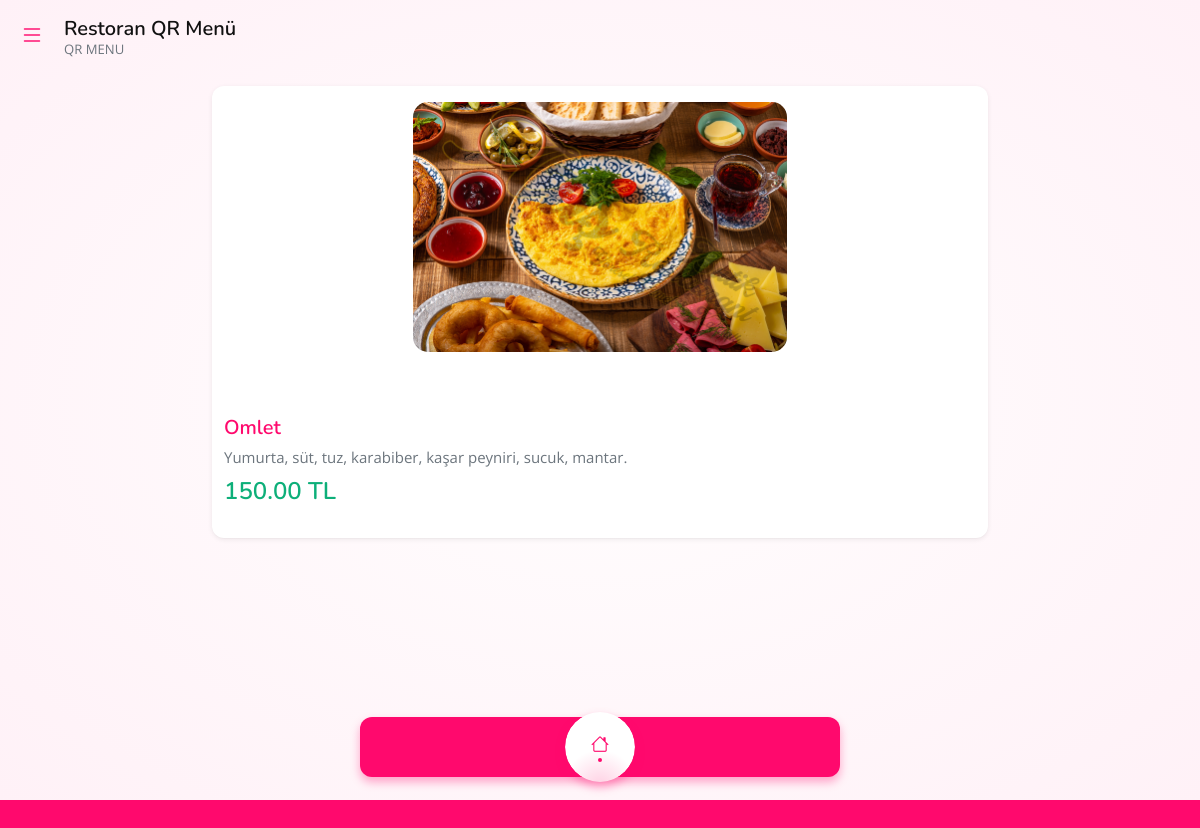
The app's page /urunView.php?id=2 with its own data.
### tables this page shows
CREATE TABLE `product_images` (
  `id` int(11) NOT NULL,
  `product_id` int(11) NOT NULL,
  `image_path` varchar(255) NOT NULL,
  `is_featured` tinyint(1) DEFAULT 0,
  `created_at` timestamp NOT NULL DEFAULT current_timestamp()
);

CREATE TABLE `products` (
  `id` int(11) NOT NULL,
  `name` varchar(255) NOT NULL,
  `description` text DEFAULT NULL,
  `price` decimal(10,2) NOT NULL,
  `category_id` int(11) DEFAULT NULL,
  `created_at` timestamp NOT NULL DEFAULT current_timestamp(),
  `updated_at` timestamp NOT NULL DEFAULT current_timestamp() ON UPDATE current_timestamp()
);

### urunView.php (the view, shortened to what this page needs)
<?php
require_once 'inc/main.php';
$productId = isset($_GET['id']) ? intval($_GET['id']) : null;
if (!$productId) {
    $errorMessage = "Geçersiz ürün ID.";
} else {
    $product = $db->prepare("SELECT * FROM products WHERE id = :id");
    $product->execute(['id' => $productId]);
    $product = $product->fetch(PDO::FETCH_ASSOC);
    if (!$product) {
        $errorMessage = "Ürün bulunamadı.";
    } else {
        $images = $db->prepare("SELECT image_path FROM product_images WHERE product_id = :id");
        $images->execute(['id' => $productId]);
        $images = $images->fetchAll(PDO::FETCH_ASSOC);
    }
}
?>
<main class="main vh-100">
    <div class="container-fluid h-100">
        <div class="row h-100 flex-column">
            <div class="col-12 mb-0">
                <header class="header row align-items-center">
                    <div class="col-auto pe-0">
                        <button class="btn btn-link btn-square menu-btn" type="button">
                            <i class="bi bi-list fs-4"></i>
                        </button>
                    </div>
                    <div class="col">
                        <div class="row align-items-center gx-2">
                            <div class="col-auto">
                                <h5 class="mb-0 mt-1">Restoran QR Menü</h5>
                                <p class="text-secondary small">QR MENU</p>
                            </div>
                        </div>
                    </div>
                </header>
            </div>
            <div class="col position-relative page-content">
                <div class="row justify-content-center">
                    <div class="col-12 col-md-10 col-lg-8 col-xxl-7 my-3">
                        <?php if (isset($errorMessage)): ?>
                            <div class="text-center py-5">
                                <h2 class="text-danger">Ürün Bulunamadı</h2>
                                <p class="text-muted">Aradığınız ürün mevcut değil veya kaldırılmış olabilir.</p>
                                <a href="/" class="btn btn-primary mt-3">Anasayfaya Dön</a>
                            </div>
                        <?php else: ?>
                            <div class="card border-0 position-relative z-index-1">
                                <div class="card-body">
                                    <div class="swiper imageswiper">
                                        <div class="swiper-wrapper pb-5">
                                            <?php foreach ($images as $image): ?>
                                            <div class="swiper-slide">
                                                <figure class="h-250 text-center">
                                                    <img src="uploads/<?= htmlspecialchars($image['image_path']) ?>" alt="<?= htmlspecialchars($product['name']) ?>" class="mh-100 rounded-image">
                                                </figure>
                                            </div>
                                            <?php endforeach; ?>
                                        </div>
                                    </div>
                                    <a class="text-normal d-block mb-2">
                                        <h5 class="text-color-theme"><?= htmlspecialchars($product['name']) ?></h5>
                                    </a>
                                    <p class="position-relative text-secondary">
                                        <?= htmlspecialchars($product['description']) ?>
                                    </p>
                                    <h4 class="text-green mb-3"><?= htmlspecialchars($product['price']) ?> TL</h4>
                                </div>
                            </div>
                        <?php endif; ?>
                    </div>
                </div>
            </div>
            <?php include 'inc/footer.php'; ?>
        </div>
    </div>
</main>

### urunView.php (style rules this page uses)
.rounded-image { border-radius: 15px; }

### records on screen
product_images: image_path (picture)
products: name "Omlet", description "Yumurta, süt, tuz, karabiber, kaşar peyniri, sucuk, mantar.", price "150.00"
